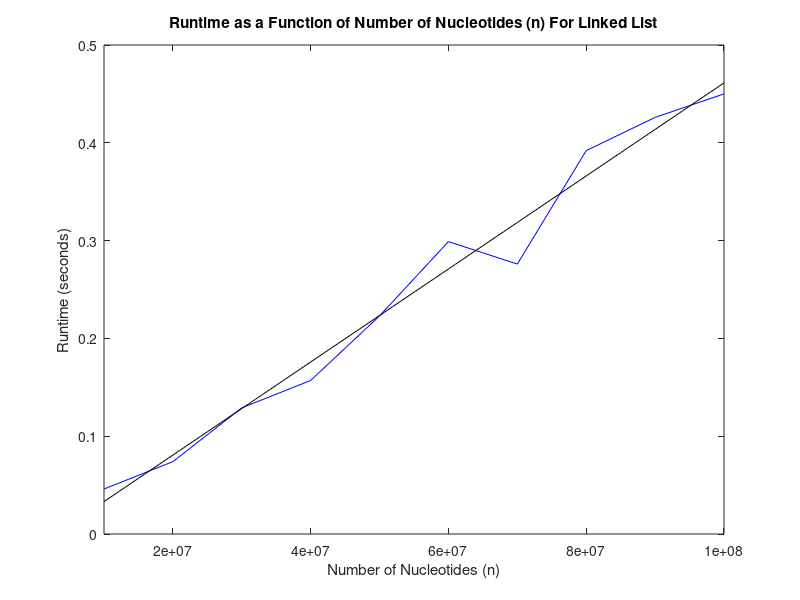
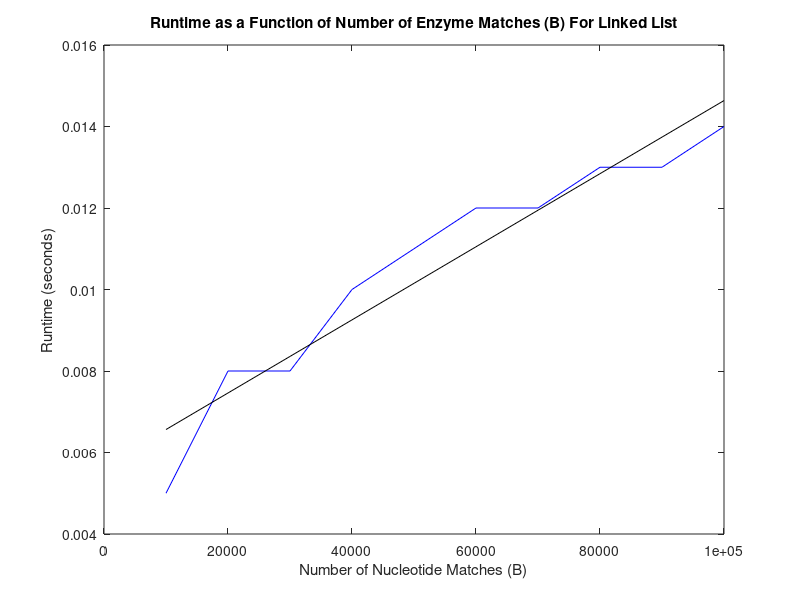

These figures' MATLAB source, in order:
clear;
format short e;

%%changing n
n = 1e7:1e7:1e8;
time = [0.046,0.074,0.129,0.157,0.223,0.299,0.276,0.392,0.426,0.450];%[0.009,0.009,0.009,0.008,0.009,0.009,0.009,0.008,0.008,0.008];
figure(1);
clf;
plot(n,time,'b');
axis([-inf,inf,0,0.5]);
title('Runtime as a Function of Number of Nucleotides (n) For Linked List');
xlabel('Number of Nucleotides (n)');
ylabel('Runtime (seconds)');
hold on;
p = polyfit(n,time,1);
xhat = min(n):1000000:max(n);
yhat = polyval(p,xhat);
plot(xhat,yhat,'k');
hold off;
print -depsc changingnLinkedList;
disp('Changing n: ');
A=['t=',num2str(p(1)),'n+',num2str(p(2))];
disp(A);

B = 1e4:1e4:1e5;
time = [0.005,0.008,0.008,0.010,0.011,0.012,0.012,0.013,0.013,0.014];
figure(2);
clf;
plot(B,time,'b');
title('Runtime as a Function of Number of Enzyme Matches (B) For Linked List');
xlabel('Number of Nucleotide Matches (B)');
ylabel('Runtime (seconds)');
hold on;
p = polyfit(B,time,1);
xhat = min(B):10000:max(B);
yhat = polyval(p,xhat);
plot(xhat,yhat,'k');
hold off;
print -depsc changingBLinkedList;
disp('Changing B: ');
A=['t=',num2str(p(1)),'B+',num2str(p(2))];
disp(A);